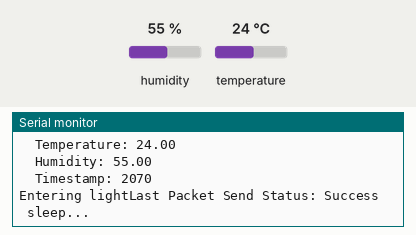
A sketch run on a simulated ESP32. Shown: the last lines printed to the serial monitor. Inputs (shaded band) come from the test bench; at power-on: humidity 55 %, temperature 24 °C.

Above: at 2.8 s.
2.9 s: humidity set to 22 %
At 3.9 s:
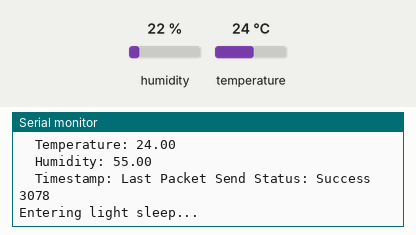
5.6 s: temperature set to 12 °C
At 11.0 s:
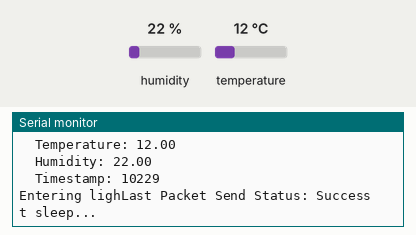
11.6 s: humidity set to 40 %
At 13.0 s:
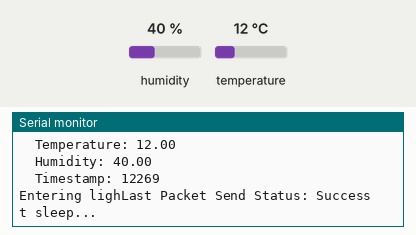
Timing chart, 0 to 14.6 s (numbered marks = the images above; inputs shaded):
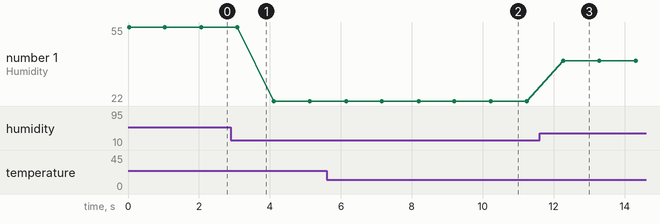

The sketch:

slave_sender_code.ino
```cpp
#include <WiFi.h>
#include <esp_now.h>
#include "DHT.h"

// DHT Sensor setup
#define DHTPIN 4
#define DHTTYPE DHT11
DHT dht(DHTPIN, DHTTYPE);
// ESP-NOW settings
#define ESPNOW_WIFI_CHANNEL 6
// Sleep interval in microseconds (5 seconds)
#define SLEEP_INTERVAL 5000000
// Structure to send data
typedef struct struct_message {
  float temperature;
  float humidity;
  unsigned long timestamp; // Timestamp field
} struct_message;
struct_message sensorData;
// Master MAC address

uint8_t masterAddress[] = {0x08, 0xB6, 0x1F, 0x27, 0x93, 0xFC};
// Callback function for data sent
void onDataSent(const uint8_t *mac_addr, esp_now_send_status_t status) {
  Serial.print("Last Packet Send Status: ");
  Serial.println(status == ESP_NOW_SEND_SUCCESS ? "Success" : "Fail");
}
// Setup function
void setup() {
  Serial.begin(115200);
  // Initialize DHT sensor
  dht.begin();
  // Initialize Wi-Fi
  WiFi.mode(WIFI_STA);
  WiFi.setChannel(ESPNOW_WIFI_CHANNEL);
  Serial.println("ESP-NOW Slave with DHT Sensor and Light Sleep");
  Serial.println("Wi-Fi parameters:");
  Serial.println("  Mode: STA");
  Serial.println("  MAC Address: " + WiFi.macAddress());
  Serial.printf("  Channel: %d\n", ESPNOW_WIFI_CHANNEL);
  // Initialize ESP-NOW
  if (esp_now_init() != ESP_OK) {
    Serial.println("Error initializing ESP-NOW");
    Serial.println("Rebooting in 5 seconds...");
    delay(5000);
    ESP.restart();
  }
  // Register send callback
  esp_now_register_send_cb(onDataSent);
  // Register the master as a peer
  esp_now_peer_info_t peerInfo;
  memset(&peerInfo, 0, sizeof(peerInfo));
  memcpy(peerInfo.peer_addr, masterAddress, 6);
  peerInfo.channel = ESPNOW_WIFI_CHANNEL;
  peerInfo.encrypt = false;
  if (esp_now_add_peer(&peerInfo) != ESP_OK) {
    Serial.println("Failed to add master as peer");
    return;
  }
  Serial.println("Master peer added successfully");
}
// Function to send sensor data
void sendSensorData() {
  // Read temperature and humidity
  sensorData.temperature = dht.readTemperature();
  sensorData.humidity = dht.readHumidity();
  // Check if data is valid
  if (isnan(sensorData.temperature) || isnan(sensorData.humidity)) {
    Serial.println("Failed to read from DHT sensor!");
    return;
  }
  // Add timestamp
  sensorData.timestamp = millis();
  // Send data to master
  esp_err_t result = esp_now_send(masterAddress, (uint8_t *)&sensorData, sizeof(sensorData));
  if (result == ESP_OK) {
    Serial.println("Data sent successfully:");
    Serial.print("  Temperature: ");
    Serial.println(sensorData.temperature);
    Serial.print("  Humidity: ");
    Serial.println(sensorData.humidity);
    Serial.print("  Timestamp: ");
    Serial.println(sensorData.timestamp);
  } else {
    Serial.println("Error sending the data");
  }
}
// Function to enter light sleep
void enterLightSleep() {
  Serial.println("Entering light sleep...");
  esp_sleep_enable_timer_wakeup(SLEEP_INTERVAL); // Set wake-up timer
  esp_light_sleep_start(); // Enter light sleep
  Serial.println("Woke up from light sleep");
}
void loop() {
  sendSensorData(); // Send sensor data
  enterLightSleep(); // Enter light sleep mode
}
```

Measured:
- after the input at 5.6 s, the serial monitor: prints a new line after 0.55 s (image 2)
- after the input at 11.6 s, the serial monitor: prints a new line after 0.67 s (image 3)
- plotted number 1: 55 → 22 after the input at 2.9 s, 22 → 40 after the input at 11.6 s
